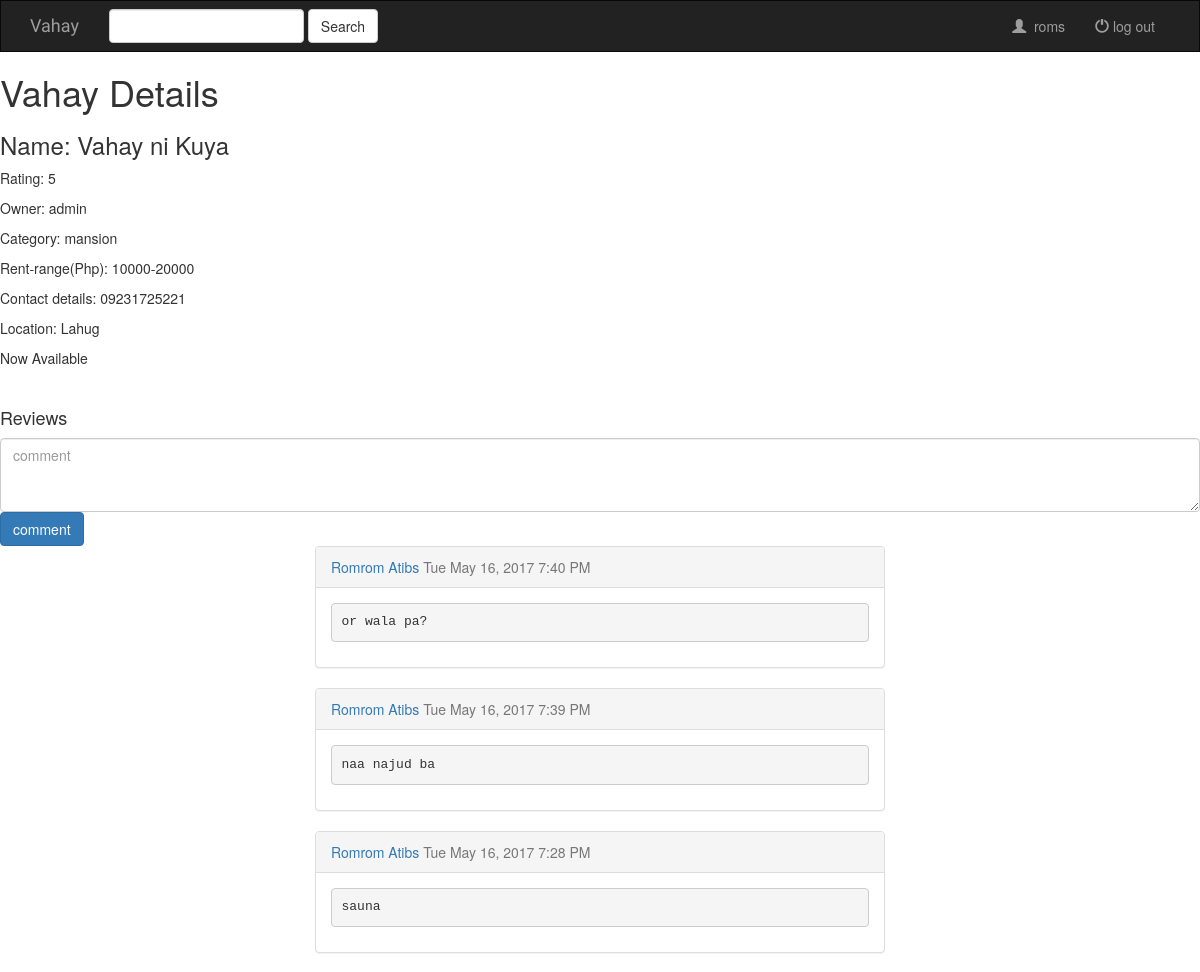
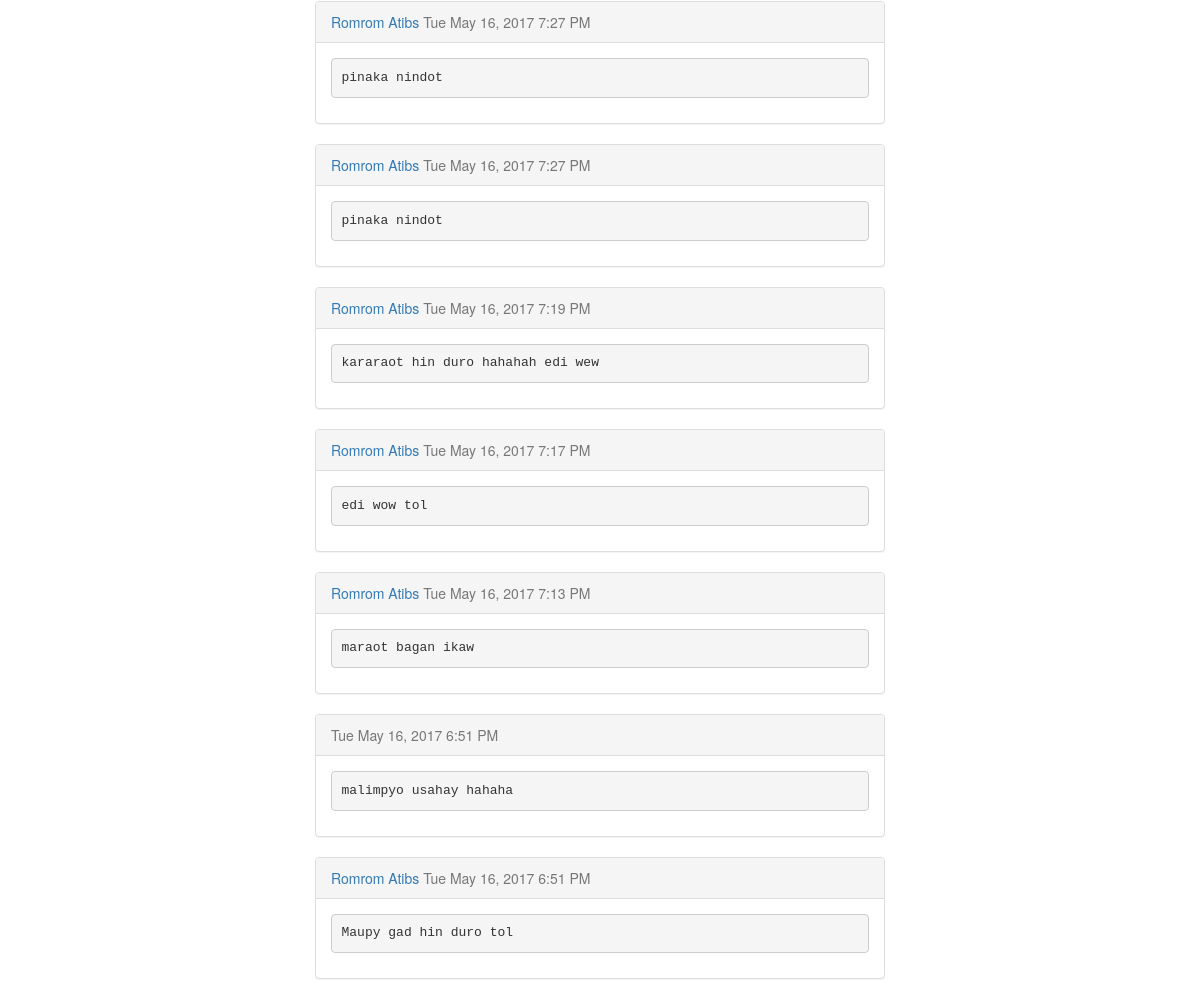
The app's page /vahay/vahay-details/1/ (signed in) with its own data (2 pictures, top to bottom).
### vahay/models.py (models this page shows, shortened)
class Vahay(models.Model):
	owner = models.ForeignKey(User, on_delete=models.CASCADE)
	name = models.CharField(max_length=255)
	rent_range = models.CharField(max_length=100)
	category = models.CharField(max_length=100)
	contact_details = models.CharField(max_length=100)
	rating = models.IntegerField(default=0)
	location = models.CharField(max_length=255)
	available = models.BooleanField(default=1)
	def isAvailable(self):
		if self.available == 1:
			return True
		else:
			return False

class Review(models.Model):
	user = models.ForeignKey(User, on_delete=models.CASCADE)
	vahay = models.ForeignKey(Vahay, on_delete=models.CASCADE)
	content = models.CharField(max_length=500)
	when_created = models.DateTimeField(auto_now_add=True)

### vahay/views.py (the view)
# urls.py: url(r'^vahay-details/(?P<pk>\d+)/$', views.vahay_details, name='vahay_details'),
def vahay_details(request, pk):
	if not request.user.is_authenticated:
		return redirect('/')
	vahay = get_object_or_404(Vahay, pk=pk)
	reviews = Review.objects.filter(vahay=vahay).order_by('-when_created')
	context={
		'vahay': vahay,
		'reviews': reviews
	}
	return render(request, 'vahay/vahayDetails.html', context=context)

### vahay/templates/vahay/vahayDetails.html (shortened to what this page needs)
{% extends 'base.html' %}
{% block body %}
	<h1>Vahay Details</h1>
	<h3>Name: {{ vahay.name }}</h3>
	<p>Rating: {{ vahay.rating }}</p>
	<p>Owner: {{ vahay.owner }}</p>
	<p>Category: {{ vahay.category }}</p>
	<p>Rent-range(Php): {{ vahay.rent_range }}</p>
	<p>Contact details: {{ vahay.contact_details }}</p>
	<p>Location: {{ vahay.location }}</p>
	{% if vahay.isAvailable %}
		<p>Now Available</p>
	{% else %}
		<p>Not Available</p>
	{% endif %}
	<br><h4>Reviews</h4>
	<form action="{% url 'vahay:add_comment' vahay.pk %}" method="POST">
        <textarea name="content" id="" cols="10" rows="3" class="form-control" placeholder="comment"></textarea>
        <button class="btn btn-primary tweet-btn">comment</button>
	</form>
	<div class="col-md-6 col-md-offset-3">
        {% for review in reviews %}
            <div class="panel panel-default">
                <div class="panel-heading">
                    <a href="{% url 'profile' user.username %}">{{ review.user.get_full_name }}</a>
                    <span class="text-muted">{{ review.when_created|date:'D M d, Y f A' }}</span>
                </div>
                <div class="panel-body">
                    <pre>{{ review.content }}</pre>
                </div>
            </div>
        {% endfor %}
    </div>
{% endblock %}

### vahaysite/templates/base.html (shortened to what this page needs)
{% load static %}
<!DOCTYPE html>
<html>
<head>
	<link rel="stylesheet" href="https://maxcdn.bootstrapcdn.com/bootstrap/3.3.7/css/bootstrap.min.css">
	<link rel="stylesheet" type="text/css" href="{% static 'css/style.css' %}">
</head>
<body>
	<nav class="navbar navbar-inverse">
		<div class="container fluid">
			<div class="navbar-header">
				<a class="navbar-brand" href="{% url 'home' %}">Vahay</a>
			</div>
			<div class="collapse navbar-collapse" id="topNavBar">
				<form class="navbar-form navbar-left" role="search" method="get" action="#">
					<div class="form-group">
						<input type="text" class="form-control" name="q" value="">
					</div>
					<button type="submit" class="btn btn-default">Search</button>
				</form>
				<ul class="nav navbar-nav navbar-right">
					<li class="">
						<a href="{% url 'profile' user.username %}">
							<span class="glyphicon glyphicon-user" aria-hidden="true"></span>&nbsp;
							{% block user %}{{ user.username }}{% endblock %}
						</a>
					</li>
					<li class="">
						<a href="{% url 'sign_out' %}">
							<span class="glyphicon glyphicon-off" aria-hidden="true"></span>&nbsp;log out
						</a>
					</li>
				</ul>
			</div>
		</div>
	</nav>
{% block body %}
{% endblock %}
</body>
</html>

### vahaysite/static/css/style.css (style rules this page uses)
.navbar { border-radius: 0; }
.navbar-brand { font-family: 'Satisfy', cursive; }

### records on screen
Vahay: name "Vahay ni Kuya", rating "5", owner "admin", category "mansion", rent_range "10000-20000", contact_details "09231725221", location "Lahug"
Review: user.get_full_name "Romrom Atibs", when_created "Tue May 16, 2017 7:40 PM", content "or wala pa?"
Review: user.get_full_name "Romrom Atibs", when_created "Tue May 16, 2017 7:39 PM", content "naa najud ba"
Review: user.get_full_name "Romrom Atibs", when_created "Tue May 16, 2017 7:28 PM", content "sauna"
Review: user.get_full_name "Romrom Atibs", when_created "Tue May 16, 2017 7:27 PM", content "pinaka nindot"
Review: user.get_full_name "Romrom Atibs", when_created "Tue May 16, 2017 7:27 PM", content "pinaka nindot"
Review: user.get_full_name "Romrom Atibs", when_created "Tue May 16, 2017 7:19 PM", content "kararaot hin duro hahahah edi wew"
Review: user.get_full_name "Romrom Atibs", when_created "Tue May 16, 2017 7:17 PM", content "edi wow tol"
Review: user.get_full_name "Romrom Atibs", when_created "Tue May 16, 2017 7:13 PM", content "maraot bagan ikaw"
Review: when_created "Tue May 16, 2017 6:51 PM", content "malimpyo usahay hahaha"
Review: user.get_full_name "Romrom Atibs", when_created "Tue May 16, 2017 6:51 PM", content "Maupy gad hin duro tol"

### other values on screen
{{ user.username }} "roms"
